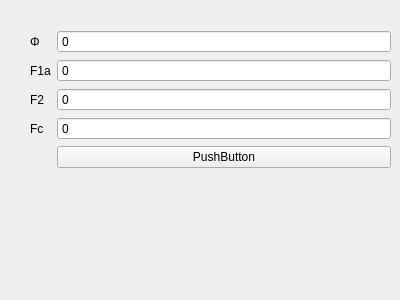
    <widget class="QWidget" name="F_prime">
     <widget class="QWidget" name="formLayoutWidget_10">
      <property name="geometry">
       <rect>
        <x>30</x>
        <y>30</y>
        <width>361</width>
        <height>261</height>
       </rect>
      </property>
      <layout class="QFormLayout" name="formLayout_11">
       <item row="0" column="0">
        <widget class="QLabel" name="htext_51">
         <property name="text">
          <string>Φ</string>
         </property>
        </widget>
       </item>
       <item row="1" column="0">
        <widget class="QLabel" name="htext_52">
         <property name="text">
          <string>F1a</string>
         </property>
        </widget>
       </item>
       <item row="1" column="1">
        <widget class="QDoubleSpinBox" name="fDoubleSpinBox_17">
         <property name="buttonSymbols">
          <enum>QAbstractSpinBox::NoButtons</enum>
         </property>
         <property name="specialValueText">
          <string>0</string>
         </property>
         <property name="decimals">
          <number>3</number>
         </property>
         <property name="minimum">
          <double>-1000000000000.000000000000000</double>
         </property>
         <property name="maximum">
          <double>1000000000000.000000000000000</double>
         </property>
         <property name="value">
          <double>-1000000000000.000000000000000</double>
         </property>
        </widget>
       </item>
       <item row="3" column="0">
        <widget class="QLabel" name="htext_53">
         <property name="text">
          <string>F2</string>
         </property>
        </widget>
       </item>
       <item row="3" column="1">
        <widget class="QDoubleSpinBox" name="fDoubleSpinBox_18">
         <property name="buttonSymbols">
          <enum>QAbstractSpinBox::NoButtons</enum>
         </property>
         <property name="specialValueText">
          <string>0</string>
         </property>
         <property name="decimals">
          <number>3</number>
         </property>
         <property name="minimum">
          <double>-1000000000000.000000000000000</double>
         </property>
         <property name="maximum">
          <double>1000000000000.000000000000000</double>
         </property>
         <property name="value">
          <double>-1000000000000.000000000000000</double>
         </property>
        </widget>
       </item>
       <item row="4" column="0">
        <widget class="QLabel" name="htext_54">
         <property name="text">
          <string>Fc</string>
         </property>
        </widget>
       </item>
       <item row="5" column="1">
        <widget class="QPushButton" name="pushButton_18">
         <property name="text">
          <string>PushButton</string>
         </property>
        </widget>
       </item>
       <item row="0" column="1">
        <widget class="QDoubleSpinBox" name="DoubleSpinBox_14">
         <property name="buttonSymbols">
          <enum>QAbstractSpinBox::NoButtons</enum>
         </property>
         <property name="specialValueText">
          <string>0</string>
         </property>
         <property name="decimals">
          <number>3</number>
         </property>
         <property name="minimum">
          <double>-1000000000000.000000000000000</double>
         </property>
         <property name="maximum">
          <double>1000000000000.000000000000000</double>
         </property>
         <property name="value">
          <double>-1000000000000.000000000000000</double>
         </property>
        </widget>
       </item>
       <item row="4" column="1">
        <widget class="QDoubleSpinBox" name="fDoubleSpinBox_19">
         <property name="buttonSymbols">
          <enum>QAbstractSpinBox::NoButtons</enum>
         </property>
         <property name="specialValueText">
          <string>0</string>
         </property>
         <property name="decimals">
          <number>3</number>
         </property>
         <property name="minimum">
          <double>-1000000000000.000000000000000</double>
         </property>
         <property name="maximum">
          <double>1000000000000.000000000000000</double>
         </property>
         <property name="value">
          <double>-1000000000000.000000000000000</double>
         </property>
        </widget>
       </item>
      </layout>
     </widget>
    </widget>
